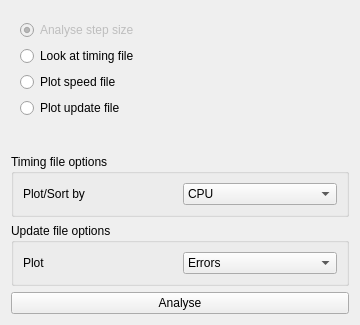
<?xml version="1.0" encoding="UTF-8"?>
<ui version="4.0">
 <class>analint</class>
 <widget class="AnalysisTab" name="analint">
  <property name="geometry">
   <rect>
    <x>0</x>
    <y>0</y>
    <width>360</width>
    <height>325</height>
   </rect>
  </property>
  <property name="windowTitle">
   <string>AnalyseIntegrator</string>
  </property>
  <layout class="QVBoxLayout" name="verticalLayout">
   <item>
    <widget class="QWidget" name="list_widget" native="true">
     <layout class="QVBoxLayout" name="analint_layout" stretch="0,0,0,0">
      <item>
       <widget class="QRadioButton" name="button_0">
        <property name="enabled">
         <bool>false</bool>
        </property>
        <property name="statusTip">
         <string>[Currently unavailable until rdsteps is fixed.]</string>
        </property>
        <property name="text">
         <string>Analyse step size</string>
        </property>
        <property name="checked">
         <bool>true</bool>
        </property>
       </widget>
      </item>
      <item>
       <widget class="QRadioButton" name="button_1">
        <property name="statusTip">
         <string>Reads ./timing and plots a bar chart of various subroutine calls.</string>
        </property>
        <property name="text">
         <string>Look at timing file</string>
        </property>
        <property name="checked">
         <bool>false</bool>
        </property>
       </widget>
      </item>
      <item>
       <widget class="QRadioButton" name="button_2">
        <property name="statusTip">
         <string>Reads ./speed and plots the CPU and real time between each output.</string>
        </property>
        <property name="text">
         <string>Plot speed file</string>
        </property>
       </widget>
      </item>
      <item>
       <widget class="QRadioButton" name="button_3">
        <property name="statusTip">
         <string>Executes rdupdate and plots the step size.</string>
        </property>
        <property name="text">
         <string>Plot update file</string>
        </property>
       </widget>
      </item>
     </layout>
    </widget>
   </item>
   <item>
    <spacer name="spacer">
     <property name="orientation">
      <enum>Qt::Vertical</enum>
     </property>
     <property name="sizeHint" stdset="0">
      <size>
       <width>0</width>
       <height>14</height>
      </size>
     </property>
    </spacer>
   </item>
   <item>
    <widget class="QGroupBox" name="timing_box">
     <property name="title">
      <string>Timing file options</string>
     </property>
     <layout class="QGridLayout" name="gridLayout_6">
      <item row="0" column="0">
       <widget class="QLabel" name="timing_sort_label">
        <property name="text">
         <string>Plot/Sort by</string>
        </property>
        <property name="buddy">
         <cstring>timing_sort</cstring>
        </property>
       </widget>
      </item>
      <item row="0" column="1">
       <widget class="QComboBox" name="timing_sort">
        <property name="currentIndex">
         <number>3</number>
        </property>
        <item>
         <property name="text">
          <string>Subroutine name</string>
         </property>
        </item>
        <item>
         <property name="text">
          <string>Calls</string>
         </property>
        </item>
        <item>
         <property name="text">
          <string>CPU/Call</string>
         </property>
        </item>
        <item>
         <property name="text">
          <string>CPU</string>
         </property>
        </item>
        <item>
         <property name="text">
          <string>%CPU</string>
         </property>
        </item>
        <item>
         <property name="text">
          <string>Clock</string>
         </property>
        </item>
       </widget>
      </item>
     </layout>
    </widget>
   </item>
   <item>
    <widget class="QGroupBox" name="update_box">
     <property name="title">
      <string>Update file options</string>
     </property>
     <layout class="QGridLayout" name="gridLayout">
      <item row="0" column="0">
       <widget class="QLabel" name="update_task_label">
        <property name="text">
         <string>Plot</string>
        </property>
       </widget>
      </item>
      <item row="0" column="1">
       <widget class="QComboBox" name="update_task">
        <item>
         <property name="text">
          <string>Errors</string>
         </property>
        </item>
        <item>
         <property name="text">
          <string>Step size</string>
         </property>
        </item>
       </widget>
      </item>
     </layout>
    </widget>
   </item>
   <item>
    <widget class="QPushButton" name="analyse">
     <property name="text">
      <string>Analyse</string>
     </property>
    </widget>
   </item>
  </layout>
 </widget>
 <customwidgets>
  <customwidget>
   <class>AnalysisTab</class>
   <extends>QWidget</extends>
   <header>analysis_gui.ui.analysis_tab</header>
   <container>1</container>
  </customwidget>
 </customwidgets>
 <resources/>
 <connections/>
</ui>
